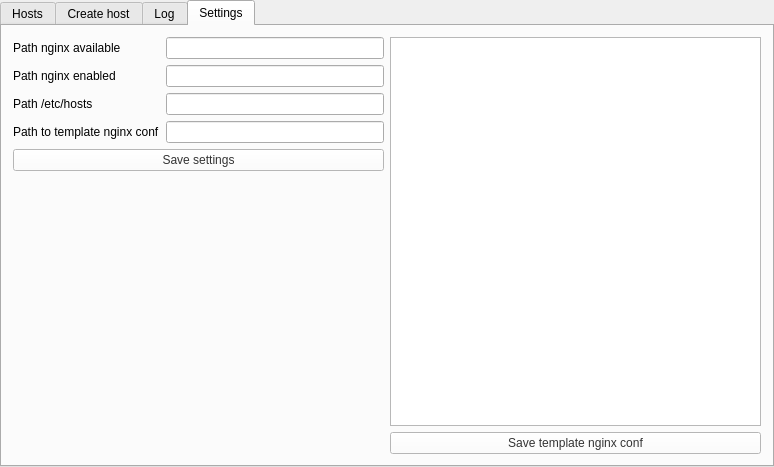
<?xml version="1.0" encoding="UTF-8"?>
<ui version="4.0">
 <class>Widget</class>
 <widget class="QWidget" name="Widget">
  <property name="geometry">
   <rect>
    <x>0</x>
    <y>0</y>
    <width>774</width>
    <height>467</height>
   </rect>
  </property>
  <property name="sizePolicy">
   <sizepolicy hsizetype="Preferred" vsizetype="Preferred">
    <horstretch>0</horstretch>
    <verstretch>0</verstretch>
   </sizepolicy>
  </property>
  <property name="minimumSize">
   <size>
    <width>0</width>
    <height>0</height>
   </size>
  </property>
  <property name="font">
   <font>
    <stylestrategy>PreferDefault</stylestrategy>
   </font>
  </property>
  <property name="mouseTracking">
   <bool>false</bool>
  </property>
  <property name="windowTitle">
   <string>Virtual host manager for EngineX</string>
  </property>
  <property name="layoutDirection">
   <enum>Qt::LeftToRight</enum>
  </property>
  <property name="autoFillBackground">
   <bool>false</bool>
  </property>
  <property name="styleSheet">
   <string notr="true">QPushButton {
	color:#333;
	background-color: white;
}
QPushButton:hover {
	border-radius: 3px;
	color: white;
	border: 2px solid rgb(7, 80, 40);
	background-color: #333;
}

#label {
	color: white;
}

QListView {
margin: 2px;
width: 100%;
}</string>
  </property>
  <layout class="QGridLayout" name="gridLayout">
   <property name="leftMargin">
    <number>0</number>
   </property>
   <property name="topMargin">
    <number>0</number>
   </property>
   <property name="rightMargin">
    <number>0</number>
   </property>
   <property name="bottomMargin">
    <number>0</number>
   </property>
   <property name="spacing">
    <number>0</number>
   </property>
   <item row="0" column="0">
    <layout class="QGridLayout" name="gridLayout_2">
     <property name="sizeConstraint">
      <enum>QLayout::SetMaximumSize</enum>
     </property>
     <property name="leftMargin">
      <number>0</number>
     </property>
     <property name="topMargin">
      <number>0</number>
     </property>
     <property name="rightMargin">
      <number>0</number>
     </property>
     <property name="bottomMargin">
      <number>0</number>
     </property>
     <property name="spacing">
      <number>0</number>
     </property>
     <item row="0" column="0">
      <widget class="QTabWidget" name="tabWidget">
       <property name="currentIndex">
        <number>3</number>
       </property>
       <widget class="QWidget" name="tabAllHosts">
        <attribute name="title">
         <string>Hosts</string>
        </attribute>
        <layout class="QGridLayout" name="gridLayout_3">
         <item row="0" column="0">
          <layout class="QVBoxLayout" name="lay_host">
           <property name="sizeConstraint">
            <enum>QLayout::SetMaximumSize</enum>
           </property>
           <item>
            <layout class="QHBoxLayout" name="horizontalLayout_2">
             <property name="sizeConstraint">
              <enum>QLayout::SetMaximumSize</enum>
             </property>
             <item>
              <widget class="QLabel" name="label_2">
               <property name="text">
                <string>Sites available</string>
               </property>
              </widget>
             </item>
             <item>
              <widget class="QLabel" name="label">
               <property name="text">
                <string>Sites enabled</string>
               </property>
              </widget>
             </item>
            </layout>
           </item>
           <item>
            <layout class="QHBoxLayout" name="horizontalLayout">
             <property name="sizeConstraint">
              <enum>QLayout::SetMaximumSize</enum>
             </property>
             <item>
              <widget class="QListView" name="lv_available"/>
             </item>
             <item>
              <widget class="QListView" name="lv_enabled"/>
             </item>
            </layout>
           </item>
          </layout>
         </item>
         <item row="2" column="0">
          <widget class="QPlainTextEdit" name="ptHosts"/>
         </item>
         <item row="1" column="0">
          <widget class="QLabel" name="label_11">
           <property name="text">
            <string>/etc/hosts</string>
           </property>
           <property name="alignment">
            <set>Qt::AlignCenter</set>
           </property>
          </widget>
         </item>
         <item row="3" column="0">
          <widget class="QPushButton" name="pbSaveHosts">
           <property name="text">
            <string>Save /etc/hosts</string>
           </property>
          </widget>
         </item>
        </layout>
       </widget>
       <widget class="QWidget" name="tabCreate">
        <attribute name="title">
         <string>Create host</string>
        </attribute>
        <layout class="QGridLayout" name="gridLayout_5">
         <item row="0" column="0">
          <layout class="QVBoxLayout" name="verticalLayout">
           <item>
            <layout class="QFormLayout" name="formLayout">
             <property name="fieldGrowthPolicy">
              <enum>QFormLayout::AllNonFixedFieldsGrow</enum>
             </property>
             <item row="1" column="0">
              <widget class="QLabel" name="label_3">
               <property name="text">
                <string>fileName</string>
               </property>
              </widget>
             </item>
             <item row="1" column="1">
              <widget class="QLineEdit" name="leFileName"/>
             </item>
             <item row="2" column="0">
              <widget class="QLabel" name="label_4">
               <property name="text">
                <string>Port</string>
               </property>
              </widget>
             </item>
             <item row="2" column="1">
              <widget class="QLineEdit" name="lePort"/>
             </item>
             <item row="3" column="0">
              <widget class="QLabel" name="label_5">
               <property name="text">
                <string>Host</string>
               </property>
              </widget>
             </item>
             <item row="3" column="1">
              <widget class="QLineEdit" name="leHost"/>
             </item>
             <item row="4" column="0">
              <widget class="QLabel" name="label_6">
               <property name="text">
                <string>Root</string>
               </property>
              </widget>
             </item>
             <item row="4" column="1">
              <widget class="QLineEdit" name="leRoot"/>
             </item>
             <item row="5" column="0">
              <widget class="QLabel" name="label_7">
               <property name="text">
                <string>Index</string>
               </property>
              </widget>
             </item>
             <item row="5" column="1">
              <widget class="QLineEdit" name="leIndex"/>
             </item>
             <item row="0" column="1">
              <widget class="QLabel" name="label_16">
               <property name="text">
                <string>Enter data in the field</string>
               </property>
               <property name="alignment">
                <set>Qt::AlignCenter</set>
               </property>
              </widget>
             </item>
            </layout>
           </item>
           <item>
            <layout class="QVBoxLayout" name="verticalLayout_2">
             <item>
              <widget class="QPushButton" name="createVHost">
               <property name="text">
                <string>AddHost to Queue</string>
               </property>
              </widget>
             </item>
             <item>
              <widget class="QLabel" name="label_9">
               <property name="text">
                <string>Queue list</string>
               </property>
               <property name="alignment">
                <set>Qt::AlignCenter</set>
               </property>
              </widget>
             </item>
             <item>
              <widget class="QListWidget" name="lwQueue"/>
             </item>
            </layout>
           </item>
          </layout>
         </item>
         <item row="0" column="1">
          <layout class="QVBoxLayout" name="verticalLayout_3">
           <item>
            <widget class="QLabel" name="label_10">
             <property name="text">
              <string>Advanced edit virtual host</string>
             </property>
             <property name="alignment">
              <set>Qt::AlignCenter</set>
             </property>
            </widget>
           </item>
           <item>
            <widget class="QPlainTextEdit" name="ptEdit"/>
           </item>
           <item>
            <widget class="QPushButton" name="pbSaveAdvanced">
             <property name="text">
              <string>Save advanced</string>
             </property>
            </widget>
           </item>
          </layout>
         </item>
         <item row="1" column="0" colspan="2">
          <layout class="QVBoxLayout" name="verticalLayout_4">
           <item>
            <widget class="QPushButton" name="pbStart">
             <property name="text">
              <string>Start</string>
             </property>
            </widget>
           </item>
          </layout>
         </item>
        </layout>
       </widget>
       <widget class="QWidget" name="taLog">
        <attribute name="title">
         <string>Log</string>
        </attribute>
        <layout class="QGridLayout" name="gridLayout_7">
         <item row="0" column="0">
          <layout class="QGridLayout" name="gridLayout_6">
           <item row="0" column="0">
            <widget class="QLabel" name="label_8">
             <property name="text">
              <string>Log</string>
             </property>
             <property name="alignment">
              <set>Qt::AlignCenter</set>
             </property>
            </widget>
           </item>
           <item row="1" column="0">
            <widget class="QTextEdit" name="teLog"/>
           </item>
          </layout>
         </item>
        </layout>
       </widget>
       <widget class="QWidget" name="tab">
        <attribute name="title">
         <string>Settings</string>
        </attribute>
        <layout class="QGridLayout" name="gridLayout_4">
         <item row="0" column="0">
          <layout class="QFormLayout" name="formLayout_2">
           <item row="0" column="0">
            <widget class="QLabel" name="label_12">
             <property name="text">
              <string>Path nginx available</string>
             </property>
            </widget>
           </item>
           <item row="0" column="1">
            <widget class="QLineEdit" name="lineEdit"/>
           </item>
           <item row="1" column="0">
            <widget class="QLabel" name="label_13">
             <property name="text">
              <string>Path nginx enabled</string>
             </property>
            </widget>
           </item>
           <item row="1" column="1">
            <widget class="QLineEdit" name="lineEdit_2"/>
           </item>
           <item row="2" column="0">
            <widget class="QLabel" name="label_14">
             <property name="text">
              <string>Path /etc/hosts</string>
             </property>
            </widget>
           </item>
           <item row="2" column="1">
            <widget class="QLineEdit" name="lineEdit_3"/>
           </item>
           <item row="4" column="0" colspan="2">
            <widget class="QPushButton" name="pbSaveSett">
             <property name="text">
              <string>Save settings</string>
             </property>
            </widget>
           </item>
           <item row="3" column="0">
            <widget class="QLabel" name="label_15">
             <property name="text">
              <string>Path to template nginx conf</string>
             </property>
            </widget>
           </item>
           <item row="3" column="1">
            <widget class="QLineEdit" name="lineEdit_4"/>
           </item>
          </layout>
         </item>
         <item row="0" column="1">
          <layout class="QVBoxLayout" name="verticalLayout_5">
           <item>
            <widget class="QPlainTextEdit" name="plainTextEdit"/>
           </item>
           <item>
            <widget class="QPushButton" name="pbSaveTpl">
             <property name="text">
              <string>Save template nginx conf</string>
             </property>
            </widget>
           </item>
          </layout>
         </item>
        </layout>
       </widget>
      </widget>
     </item>
    </layout>
   </item>
  </layout>
 </widget>
 <layoutdefault spacing="6" margin="11"/>
 <tabstops>
  <tabstop>lv_available</tabstop>
 </tabstops>
 <resources/>
 <connections/>
</ui>
